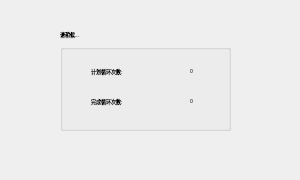
<?xml version="1.0" encoding="UTF-8"?>
<ui version="4.0">
 <class>echo</class>
 <widget class="QWidget" name="echo">
  <property name="geometry">
   <rect>
    <x>0</x>
    <y>0</y>
    <width>300</width>
    <height>180</height>
   </rect>
  </property>
  <property name="windowTitle">
   <string>Form</string>
  </property>
  <widget class="QStackedWidget" name="stackedWidget">
   <property name="geometry">
    <rect>
     <x>0</x>
     <y>0</y>
     <width>601</width>
     <height>361</height>
    </rect>
   </property>
   <property name="font">
    <font>
     <family>微软雅黑 Light</family>
     <pointsize>4</pointsize>
    </font>
   </property>
   <widget class="QWidget" name="page0_Loading">
    <widget class="QGroupBox" name="Counting">
     <property name="geometry">
      <rect>
       <x>60</x>
       <y>30</y>
       <width>171</width>
       <height>101</height>
      </rect>
     </property>
     <property name="title">
      <string>请稍候...</string>
     </property>
     <widget class="QLabel" name="plan_name">
      <property name="geometry">
       <rect>
        <x>31</x>
        <y>31</y>
        <width>81</width>
        <height>21</height>
       </rect>
      </property>
      <property name="text">
       <string>计划循环次数:     </string>
      </property>
     </widget>
     <widget class="QLabel" name="plan_num">
      <property name="geometry">
       <rect>
        <x>130</x>
        <y>30</y>
        <width>16</width>
        <height>21</height>
       </rect>
      </property>
      <property name="text">
       <string>0</string>
      </property>
     </widget>
     <widget class="QLabel" name="done_name">
      <property name="geometry">
       <rect>
        <x>31</x>
        <y>61</y>
        <width>81</width>
        <height>21</height>
       </rect>
      </property>
      <property name="text">
       <string>完成循环次数:     </string>
      </property>
     </widget>
     <widget class="QLabel" name="done_num">
      <property name="geometry">
       <rect>
        <x>130</x>
        <y>60</y>
        <width>16</width>
        <height>21</height>
       </rect>
      </property>
      <property name="text">
       <string>0</string>
      </property>
     </widget>
    </widget>
   </widget>
   <widget class="QWidget" name="page1_Manual_Input">
    <widget class="QTextEdit" name="input_textedit">
     <property name="geometry">
      <rect>
       <x>30</x>
       <y>20</y>
       <width>241</width>
       <height>111</height>
      </rect>
     </property>
    </widget>
    <widget class="QPushButton" name="input_reset">
     <property name="geometry">
      <rect>
       <x>50</x>
       <y>146</y>
       <width>80</width>
       <height>21</height>
      </rect>
     </property>
     <property name="text">
      <string>重    置</string>
     </property>
    </widget>
    <widget class="QPushButton" name="input_confirm">
     <property name="geometry">
      <rect>
       <x>170</x>
       <y>146</y>
       <width>80</width>
       <height>21</height>
      </rect>
     </property>
     <property name="text">
      <string>确    认</string>
     </property>
    </widget>
   </widget>
   <widget class="QWidget" name="page2_Result_Error">
    <widget class="QPushButton" name="std_show">
     <property name="geometry">
      <rect>
       <x>180</x>
       <y>90</y>
       <width>101</width>
       <height>31</height>
      </rect>
     </property>
     <property name="text">
      <string>查看标准输出</string>
     </property>
    </widget>
    <widget class="QTextBrowser" name="test_diff">
     <property name="geometry">
      <rect>
       <x>20</x>
       <y>130</y>
       <width>151</width>
       <height>31</height>
      </rect>
     </property>
    </widget>
    <widget class="QPushButton" name="test_show">
     <property name="geometry">
      <rect>
       <x>180</x>
       <y>130</y>
       <width>101</width>
       <height>31</height>
      </rect>
     </property>
     <property name="text">
      <string>查看测试输出</string>
     </property>
    </widget>
    <widget class="QTextBrowser" name="std_diff">
     <property name="geometry">
      <rect>
       <x>20</x>
       <y>90</y>
       <width>151</width>
       <height>31</height>
      </rect>
     </property>
    </widget>
    <widget class="QTextBrowser" name="input">
     <property name="geometry">
      <rect>
       <x>20</x>
       <y>50</y>
       <width>151</width>
       <height>31</height>
      </rect>
     </property>
    </widget>
    <widget class="QPushButton" name="input_show">
     <property name="geometry">
      <rect>
       <x>180</x>
       <y>50</y>
       <width>101</width>
       <height>31</height>
      </rect>
     </property>
     <property name="text">
      <string>查看完整输入</string>
     </property>
    </widget>
    <widget class="QLabel" name="label_3">
     <property name="geometry">
      <rect>
       <x>20</x>
       <y>9</y>
       <width>261</width>
       <height>31</height>
      </rect>
     </property>
     <property name="text">
      <string>&lt;html&gt;&lt;head/&gt;&lt;body&gt;&lt;p align=&quot;center&quot;&gt;错误信息仅显示一行，点击右侧按钮查看更多。&lt;/p&gt;&lt;/body&gt;&lt;/html&gt;</string>
     </property>
    </widget>
   </widget>
   <widget class="QWidget" name="page3_Result_OK">
    <widget class="QLabel" name="label">
     <property name="geometry">
      <rect>
       <x>80</x>
       <y>100</y>
       <width>121</width>
       <height>31</height>
      </rect>
     </property>
     <property name="font">
      <font>
       <pointsize>5</pointsize>
      </font>
     </property>
     <property name="text">
      <string>测试组数：</string>
     </property>
    </widget>
    <widget class="QLabel" name="ok_loopNum">
     <property name="geometry">
      <rect>
       <x>160</x>
       <y>100</y>
       <width>45</width>
       <height>31</height>
      </rect>
     </property>
     <property name="font">
      <font>
       <pointsize>5</pointsize>
      </font>
     </property>
     <property name="text">
      <string>1</string>
     </property>
    </widget>
    <widget class="QLabel" name="label_2">
     <property name="geometry">
      <rect>
       <x>80</x>
       <y>50</y>
       <width>121</width>
       <height>31</height>
      </rect>
     </property>
     <property name="font">
      <font>
       <pointsize>5</pointsize>
      </font>
     </property>
     <property name="text">
      <string>对拍通过！！！</string>
     </property>
    </widget>
    <widget class="Line" name="line">
     <property name="geometry">
      <rect>
       <x>50</x>
       <y>30</y>
       <width>201</width>
       <height>21</height>
      </rect>
     </property>
     <property name="orientation">
      <enum>Qt::Horizontal</enum>
     </property>
    </widget>
    <widget class="Line" name="line_2">
     <property name="geometry">
      <rect>
       <x>50</x>
       <y>130</y>
       <width>201</width>
       <height>21</height>
      </rect>
     </property>
     <property name="orientation">
      <enum>Qt::Horizontal</enum>
     </property>
    </widget>
    <widget class="Line" name="line_3">
     <property name="geometry">
      <rect>
       <x>240</x>
       <y>40</y>
       <width>21</width>
       <height>101</height>
      </rect>
     </property>
     <property name="orientation">
      <enum>Qt::Vertical</enum>
     </property>
    </widget>
    <widget class="Line" name="line_4">
     <property name="geometry">
      <rect>
       <x>40</x>
       <y>40</y>
       <width>21</width>
       <height>101</height>
      </rect>
     </property>
     <property name="orientation">
      <enum>Qt::Vertical</enum>
     </property>
    </widget>
   </widget>
  </widget>
 </widget>
 <resources/>
 <connections/>
</ui>
